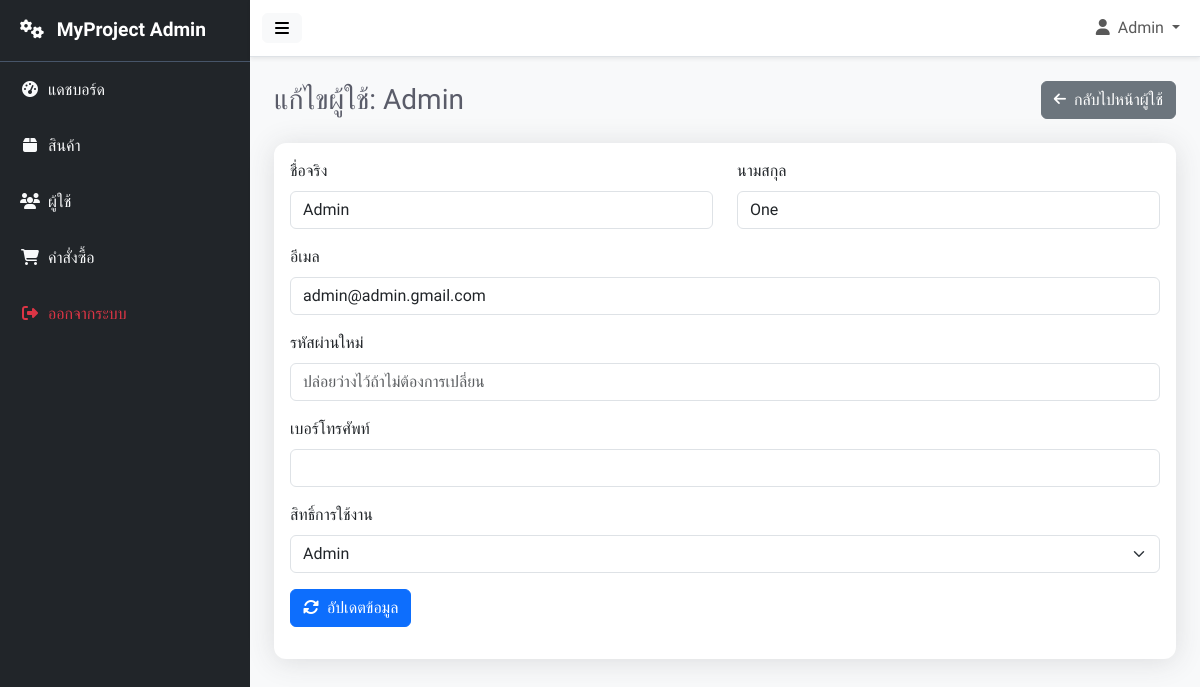
/admin/edit_user.php?id=1 (signed in), run on the app's committed database.
### tables this page shows
CREATE TABLE `user` (
  `user_id` int(11) NOT NULL,
  `firstname` varchar(100) NOT NULL,
  `lastname` varchar(100) NOT NULL,
  `email` varchar(150) NOT NULL,
  `password` varchar(255) NOT NULL,
  `address` text DEFAULT NULL,
  `phone` varchar(20) DEFAULT NULL,
  `role` enum('admin','user') DEFAULT 'user'
);

### admin/edit_user.php (the view, shortened to what this page needs)
<?php
include 'header.php';
$user_id = $_GET['id'] ?? 0;
$sql_select = "SELECT * FROM `user` WHERE user_id = ?";
$stmt_select = $conn->prepare($sql_select);
$stmt_select->bind_param("i", $user_id);
$stmt_select->execute();
$result = $stmt_select->get_result();
$user = $result->fetch_assoc();
?>
<div class="d-flex justify-content-between align-items-center mb-4">
    <h1 class="h3 mb-0 text-gray-800">แก้ไขผู้ใช้: <?= htmlspecialchars($user['firstname']) ?></h1>
    <a href="users.php" class="btn btn-secondary"><i class="fas fa-arrow-left fa-sm me-2"></i>กลับไปหน้าผู้ใช้</a>
</div>
<div class="card shadow-sm">
    <div class="card-body">
        <form action="edit_user.php?id=<?= $user_id ?>" method="POST">
            <div class="row">
                <div class="col-md-6 mb-3">
                    <label class="form-label">ชื่อจริง</label>
                    <input type="text" name="firstname" class="form-control" value="<?= htmlspecialchars($user['firstname']) ?>" required>
                </div>
                <div class="col-md-6 mb-3">
                    <label class="form-label">นามสกุล</label>
                    <input type="text" name="lastname" class="form-control" value="<?= htmlspecialchars($user['lastname']) ?>" required>
                </div>
            </div>
            <div class="mb-3">
                <label class="form-label">อีเมล</label>
                <input type="email" name="email" class="form-control" value="<?= htmlspecialchars($user['email']) ?>" required>
            </div>
            <div class="mb-3">
                <label class="form-label">รหัสผ่านใหม่</label>
                <input type="password" name="password" class="form-control" placeholder="ปล่อยว่างไว้ถ้าไม่ต้องการเปลี่ยน">
            </div>
            <div class="mb-3">
                <label class="form-label">เบอร์โทรศัพท์</label>
                <input type="text" name="phone" class="form-control" value="<?= htmlspecialchars($user['phone']) ?>">
            </div>
            <div class="mb-3">
                <label class="form-label">สิทธิ์การใช้งาน</label>
                <select name="role" class="form-select">
                    <option value="admin" <?= $user['role'] == 'admin' ? 'selected' : '' ?>>Admin</option>
                </select>
            </div>
            <button type="submit" class="btn btn-primary"><i class="fas fa-sync-alt me-2"></i>อัปเดตข้อมูล</button>
        </form>
    </div>
</div>
<?php include 'footer.php'; ?>

### admin/admin_style.css (style rules this page uses)
body { font-family: 'Prompt', sans-serif; overflow-x: hidden; background-color: #f8f9fa; }
.card { border: none; border-radius: 0.75rem; box-shadow: 0 0.15rem 1.75rem 0 rgba(58, 59, 69, .15) !important; }
.text-gray-800 { color: #5a5c69 !important; }

### data on the page
user: firstname "Admin", lastname "One", email "admin@admin.gmail.com", role "Admin"

### other printed values
$_SESSION['username'] "Admin"
